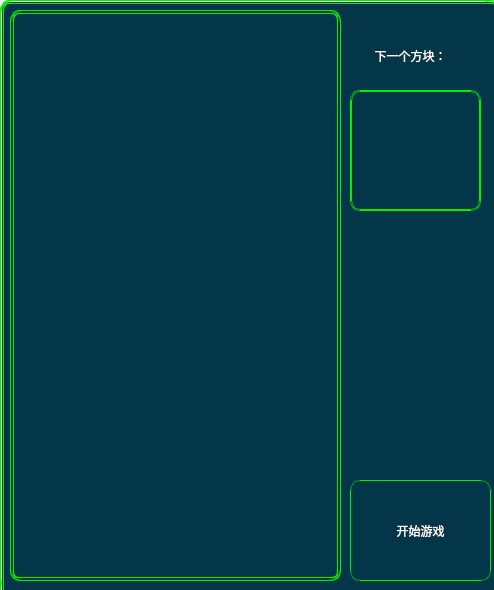
<?xml version="1.0" encoding="UTF-8"?>
<ui version="4.0">
 <class>NumberPlay</class>
 <widget class="QWidget" name="NumberPlay">
  <property name="geometry">
   <rect>
    <x>0</x>
    <y>0</y>
    <width>494</width>
    <height>590</height>
   </rect>
  </property>
  <property name="windowTitle">
   <string>NumberPlay</string>
  </property>
  <property name="windowIcon">
   <iconset resource="res.qrc">
    <normaloff>:/image/ngame.ico</normaloff>:/image/ngame.ico</iconset>
  </property>
  <property name="styleSheet">
   <string notr="true">*{
	border-style:double;
	border-color: rgb(0, 240, 0);
	border-width:4px;
	color: rgb(255, 255, 255);
	border-radius:10px;
	font: 700 16pt &quot;Microsoft YaHei UI&quot;;
	pading:4px;
	min-height:50px;
}

QFrame#frame{
	background-color: rgb(3, 54, 73);
}

QLabel{
	border-width:0px;
}

QLabel#labelNextPiece{
	border-width:2px;
}

QFrame#frameTetrisBoard{
	background-image: url(:/image/tetrisbg.png);
	pading:0px;
}

QPushButton{
	border-width:1px;
	font: 14pt &quot;Microsoft YaHei UI&quot;;
}
QPushButton:hover{
	font: 16pt &quot;Microsoft YaHei UI&quot;;
}
QPushButton:pressed{
	padding-left:6px;
	pading-top:6px;
	font: 14pt &quot;Microsoft YaHei UI&quot;;
}</string>
  </property>
  <widget class="QFrame" name="frame">
   <property name="geometry">
    <rect>
     <x>0</x>
     <y>0</y>
     <width>501</width>
     <height>621</height>
    </rect>
   </property>
   <property name="frameShape">
    <enum>QFrame::StyledPanel</enum>
   </property>
   <property name="frameShadow">
    <enum>QFrame::Raised</enum>
   </property>
   <widget class="QPushButton" name="pbStart">
    <property name="geometry">
     <rect>
      <x>350</x>
      <y>480</y>
      <width>141</width>
      <height>101</height>
     </rect>
    </property>
    <property name="text">
     <string>开始游戏</string>
    </property>
   </widget>
   <widget class="QLabel" name="label">
    <property name="geometry">
     <rect>
      <x>350</x>
      <y>30</y>
      <width>121</width>
      <height>51</height>
     </rect>
    </property>
    <property name="text">
     <string>下一个方块：</string>
    </property>
    <property name="alignment">
     <set>Qt::AlignCenter</set>
    </property>
   </widget>
   <widget class="QLabel" name="labelNextPiece">
    <property name="geometry">
     <rect>
      <x>350</x>
      <y>90</y>
      <width>131</width>
      <height>121</height>
     </rect>
    </property>
    <property name="text">
     <string/>
    </property>
    <property name="alignment">
     <set>Qt::AlignCenter</set>
    </property>
   </widget>
   <widget class="CBoard_Number" name="frameNumberTetris">
    <property name="geometry">
     <rect>
      <x>10</x>
      <y>10</y>
      <width>331</width>
      <height>571</height>
     </rect>
    </property>
    <property name="frameShape">
     <enum>QFrame::StyledPanel</enum>
    </property>
    <property name="frameShadow">
     <enum>QFrame::Raised</enum>
    </property>
   </widget>
  </widget>
 </widget>
 <customwidgets>
  <customwidget>
   <class>CBoard_Number</class>
   <extends>QFrame</extends>
   <header location="global">cboard_number.h</header>
   <container>1</container>
  </customwidget>
 </customwidgets>
 <resources>
  <include location="res.qrc"/>
 </resources>
 <connections/>
</ui>
